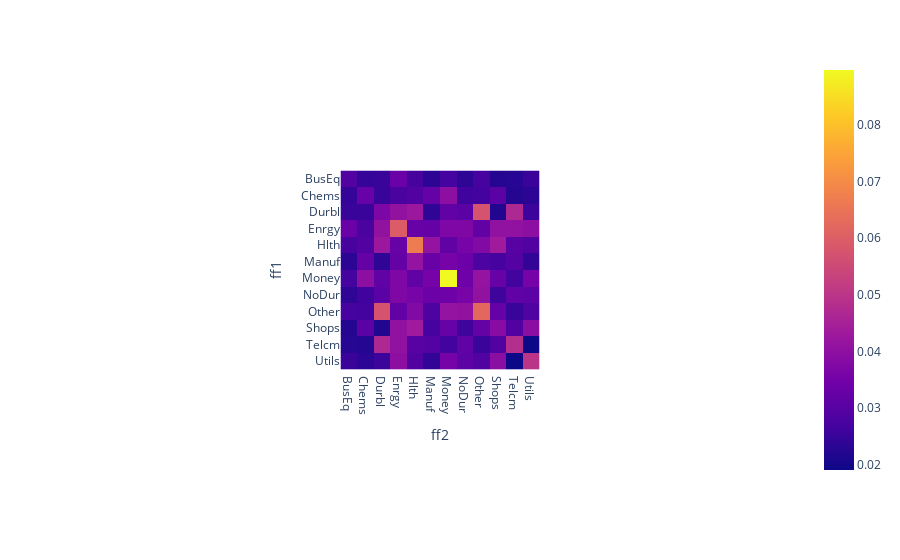

The notebook cell saved with this chart:
### Code cell
fig = px.imshow(g)
fig.show()

### Figure 1 — Plotly figure (JSON) as saved in the notebook; plotly's stock layout.template omitted (floating-point values rounded to 4 significant figures; data arrays with more than 128 entries replaced by an {"elided": "..."} marker saying what was removed)
{"data": [{"coloraxis": "coloraxis", "hovertemplate": "ff2: %{x}<br>ff1: %{y}<br>color: %{z}<extra></extra>", "name": "0", "type": "heatmap", "x": ["BusEq", "Chems", "Durbl", "Enrgy", "Hlth", "Manuf", "Money", "NoDur", "Other", "Shops", "Telcm", "Utils"], "xaxis": "x", "y": ["BusEq", "Chems", "Durbl", "Enrgy", "Hlth", "Manuf", "Money", "NoDur", "Other", "Shops", "Telcm", "Utils"], "yaxis": "y", "z": {"elided": "12x12 float values"}}], "layout": {"autosize": true, "coloraxis": {"colorscale": [[0, "#0d0887"], [0.1111, "#46039f"], [0.2222, "#7201a8"], [0.3333, "#9c179e"], [0.4444, "#bd3786"], [0.5556, "#d8576b"], [0.6667, "#ed7953"], [0.7778, "#fb9f3a"], [0.8889, "#fdca26"], [1, "#f0f921"]]}, "margin": {"t": 60}, "xaxis": {"anchor": "y", "autorange": true, "constrain": "domain", "domain": [0.3619, 0.6381], "range": [-0.5, 11.5], "scaleanchor": "y", "title": {"text": "ff2"}, "type": "category"}, "yaxis": {"anchor": "x", "autorange": true, "constrain": "domain", "domain": [0, 1], "range": [11.5, -0.5], "title": {"text": "ff1"}, "type": "category"}}}
